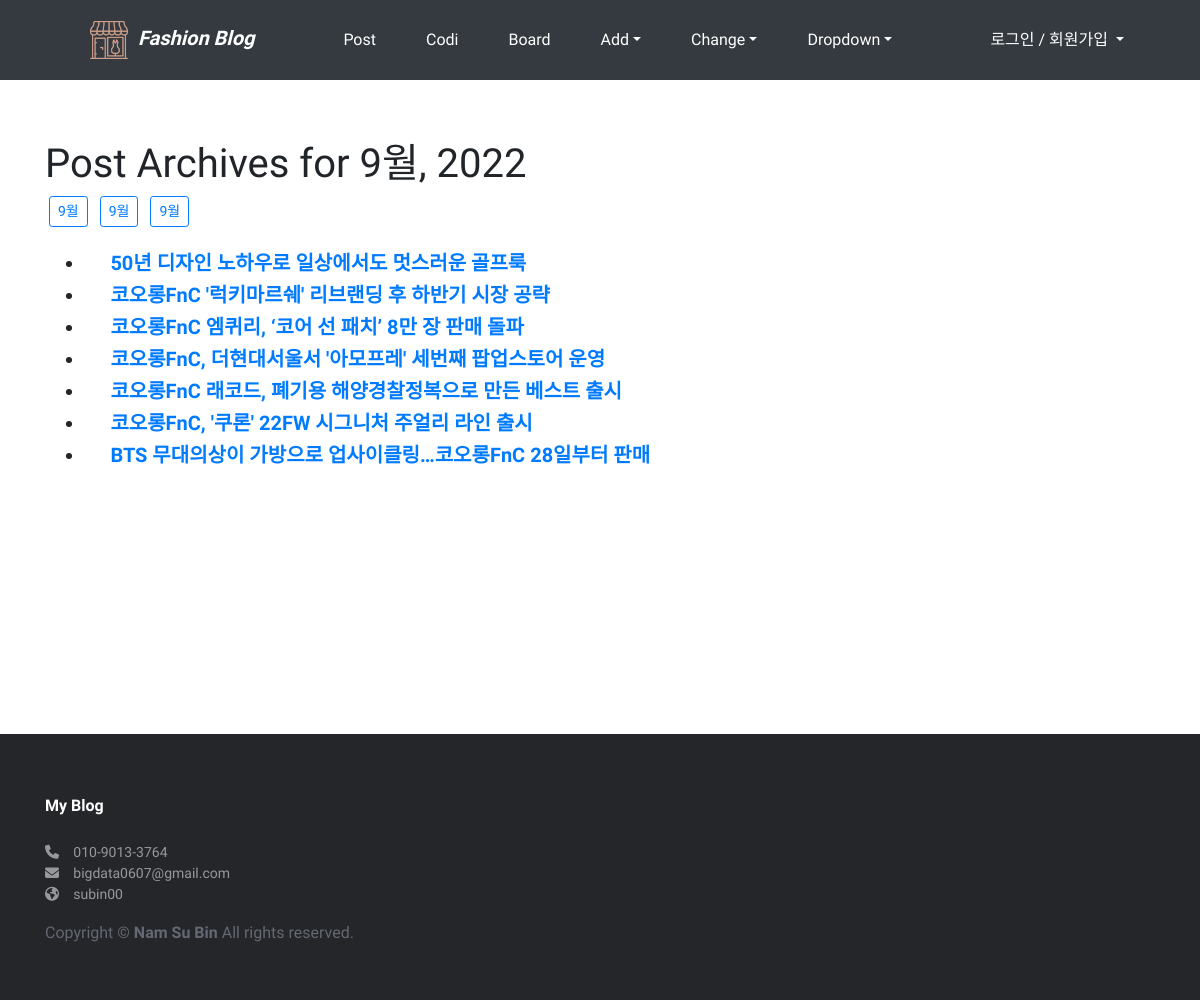
Page /blog/archive/2022/09/ on the committed database.
### blog/models.py (models this page shows, shortened)
class Post(models.Model):
    title = models.CharField('TITLE', max_length=50)
    slug = models.SlugField('SLUG', unique=True, allow_unicode=True, help_text='one word for title alias')
    description = models.CharField('DESCRIPTION', max_length=100, blank=True, help_text='simple description text')
    content = models.TextField('CONTENT')
    create_dt = models.DateTimeField('CREATE DATE', auto_now_add=True)
    modify_dt = models.DateTimeField('MODIFY DATE', auto_now=True)
    create_dt = models.DateTimeField('CREATE DATE', auto_now_add=True)
    modify_dt = models.DateTimeField('MODIFY DATE', auto_now=True)
    tags = TaggableManager(blank=True)
    owner = models.ForeignKey(User, on_delete=models.CASCADE, verbose_name='OWNER', blank=True, null=True)
    class Meta:
        verbose_name='post'
        verbose_name_plural='posts'
        db_table='blog_posts'
        ordering=('-modify_dt',)
    def get_absolute_url(self):
        return reverse('blog:post_detail', args=(self.slug,))

### blog/views.py (the view)
# urls.py: path('archive/<int:year>/<str:month>/', views.PostMAV.as_view(), name='post_month_archive'),
class PostMAV(MonthArchiveView):
    model = Post
    date_field = 'modify_dt'
    month_format = '%m'

### blog/templates/blog/post_archive_month.html (shortened to what this page needs)
{% extends 'base.html' %}
{% load static %}
{% block content %}
<h1>Post Archives for {{ month|date:"N, Y"}}</h1>
{% for date in date_list %}
<a href="{% url 'blog:post_month_archive' year|date:'Y' date|date:'m' %}" class="btn btn-outline-primary btn-sm mx-1">
    {{ date|date:"b" }}
</a>
{% endfor %}
<br><br>
<div>
    <ul>
        {% for post in object_list %}
        <li class="h5">{{ post.modify_date|date:"Y-m-d"}}&emsp;
            <a href="{{ post.get_absolute_url }}"><strong>{{ post.title}}</strong></a>
        </li>
        {% endfor%}
    </ul>
</div>
{% endblock %}

### templates/base.html (style rules this page uses)
* { font-family: 'Heebo', sans-serif; }
html, body { margin: 0; padding: 0; height: 100%; }

### rows in the picture
Post: title "50년 디자인 노하우로 일상에서도 멋스러운 골프룩"
Post: title "코오롱FnC '럭키마르쉐' 리브랜딩 후 하반기 시장 공략"
Post: title "코오롱FnC 엠퀴리, ‘코어 선 패치’ 8만 장 판매 돌파"
Post: title "코오롱FnC, 더현대서울서 '아모프레' 세번째 팝업스토어 운영"
Post: title "코오롱FnC 래코드, 폐기용 해양경찰정복으로 만든 베스트 출시"
Post: title "코오롱FnC, '쿠론' 22FW 시그니처 주얼리 라인 출시"
Post: title "BTS 무대의상이 가방으로 업사이클링…코오롱FnC 28일부터 판매"

### other values in the picture
{{ month|date:"N, Y" }} "9월, 2022"
{{ date|date:"b" }} "9월" "9월" "9월"
